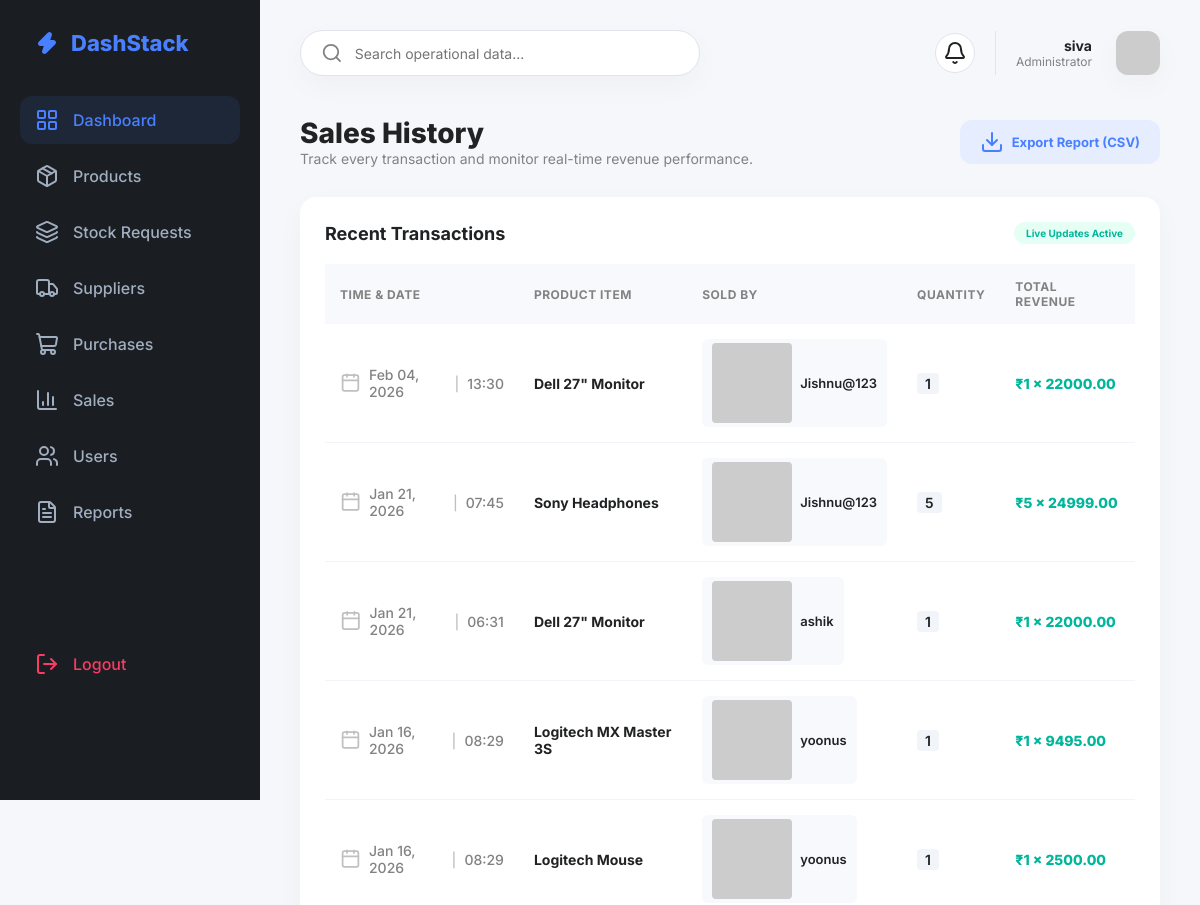
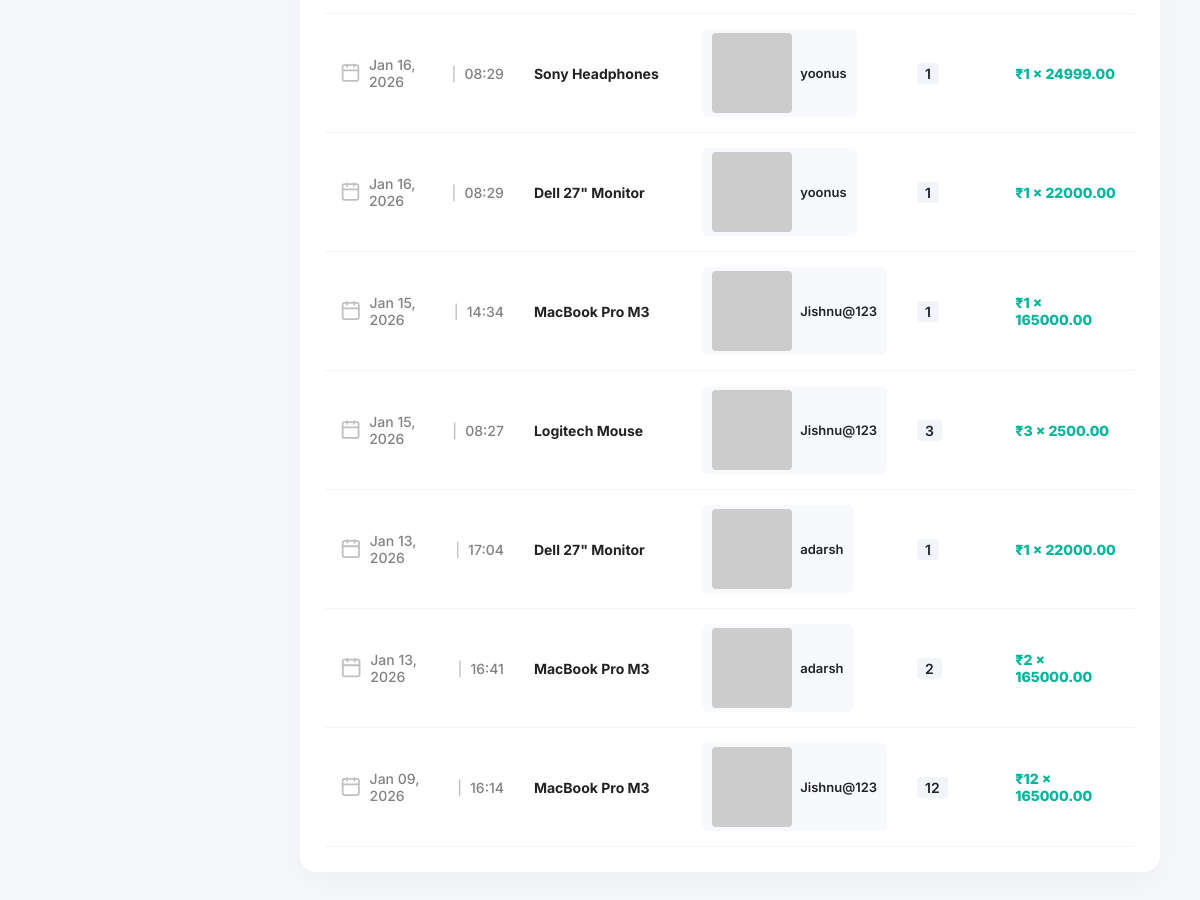
The app's page /sales/ (signed in) with its own data (2 pictures, top to bottom).
### inventory/models.py (models this page shows, shortened)
class Sale(models.Model):
    product = models.ForeignKey(Product, on_delete=models.CASCADE)
    customer = models.ForeignKey(Customer, on_delete=models.SET_NULL, null=True)
    quantity_sold = models.PositiveIntegerField()
    sold_by = models.ForeignKey(User, on_delete=models.CASCADE)
    sold_at = models.DateTimeField(auto_now_add=True)

class Product(models.Model):
    name = models.CharField(max_length=100)
    sku = models.CharField(max_length=50, unique=True,default='TEMP-SKU')
    category = models.ForeignKey(Category, on_delete=models.SET_NULL, null=True)
    supplier = models.ForeignKey(Supplier, on_delete=models.SET_NULL, null=True)
    quantity = models.PositiveIntegerField(default=0)
    price = models.DecimalField(max_digits=10, decimal_places=2)
    threshold = models.PositiveIntegerField(default=5)
    low_stock_alert_sent = models.BooleanField(default=False)
    created_at = models.DateTimeField(auto_now_add=True)

### inventory/views.py (the view)
# urls.py: path('sales/', views.sales_list, name='sales_list'),
@login_required
def sales_list(request):
    if not request.user.is_superuser:
        return redirect('dashboard')
    sales = Sale.objects.select_related(
        'product', 'sold_by'
    ).order_by('-sold_at')
    return render(request, 'sales_list.html', {
        'sales': sales
    })

### inventory/templates/sales_list.html (shortened to what this page needs)
{% extends 'admin_dashboard.html' %}
{% block content %}
<div class="page-header" style="display: flex; justify-content: space-between; align-items: center; margin-bottom: 30px;">
    <div>
        <h1 style="font-size: 28px; font-weight: 800; color: var(--text-main);">Sales History</h1>
        <p style="color: var(--text-muted); font-size: 14px;">Track every transaction and monitor real-time revenue performance.</p>
    </div>
    <a href="{% url 'export_sales_csv' %}" class="export-btn">
    <i data-lucide="download" size="16"></i> Export Report (CSV)
</a>
</div>
<div class="card">
    <div class="chart-header" style="margin-bottom: 20px;">
        <h3 style="font-size: 18px; font-weight: 700;">Recent Transactions</h3>
        <div style="display: flex; gap: 10px;">
             <span class="status-pill status-high" style="font-size: 10px;">Live Updates Active</span>
        </div>
    </div>
    <table class="data-table">
        <thead>
            <tr>
                <th>Time & Date</th>
                <th>Product Item</th>
                <th>Sold By</th>
                <th>Quantity</th>
                <th>Total Revenue</th>
            </tr>
        </thead>
        <tbody>
            {% for sale in sales %}
            <tr>
                <td class="date-column">
                    <div style="display: flex; align-items: center; gap: 8px;">
                        <i data-lucide="calendar" size="14" style="opacity: 0.5;"></i>
                        {{ sale.sold_at|date:"M d, Y" }}
                        <span style="opacity: 0.5;">|</span>
                        {{ sale.sold_at|date:"H:i" }}
                    </div>
                </td>
                <td>
                    <span style="font-weight: 700; color: var(--text-main);">{{ sale.product.name }}</span>
                </td>
                <td>
                    <div class="sold-by-chip">
                        <img src="https://ui-avatars.com/api/?name={{ sale.sold_by.username }}&size=24&background=4880FF&color=fff&bold=true"
                             style="border-radius: 4px;" alt="User">
                        <span style="font-weight: 600; font-size: 13px;">{{ sale.sold_by.username }}</span>
                    </div>
                </td>
                <td>
                    <span style="font-weight: 600; background: #F1F4F9; padding: 2px 8px; border-radius: 4px;">
                        {{ sale.quantity_sold }}
                    </span>
                </td>
              <td class="revenue-text">
    ₹{{ sale.quantity_sold }} x {{ sale.product.price }}
</td>
            </tr>
            {% endfor %}
        </tbody>
    </table>
</div>
{% endblock %}

### inventory/templates/admin_dashboard.html (shortened to what this page needs)
<!DOCTYPE html>
<html lang="en">
<head>
</head>
<body>
    <aside class="sidebar">
        <div class="logo"><i data-lucide="zap" fill="currentColor"></i><span>DashStack</span></div>
        <ul class="nav-menu">
            <li class="nav-item"><a href="{% url 'dashboard' %}" class="nav-link active"><i data-lucide="layout-grid"></i> Dashboard</a></li>
            <li class="nav-item"><a href="{% url 'product_list' %}" class="nav-link"><i data-lucide="package"></i> Products</a></li>
            <li class="nav-item"><a href="{% url 'admin_stock_requests' %}" class="nav-link"><i data-lucide="layers"></i> Stock Requests</a></li>
            <li class="nav-item"><a href="{% url 'supplier_list' %}" class="nav-link"><i data-lucide="truck"></i> Suppliers</a></li>
            <li class="nav-item"><a href="{% url 'add_purchase' %}" class="nav-link"><i data-lucide="shopping-cart"></i> Purchases</a></li>
            <li class="nav-item"><a href="{% url 'sales_list' %}" class="nav-link"><i data-lucide="bar-chart-3"></i> Sales</a></li>
            <li class="nav-item"><a href="{% url 'user_list' %}" class="nav-link"><i data-lucide="users"></i> Users</a></li>
            <li class="nav-item"><a href="{% url 'report_view' %}" class="nav-link"><i data-lucide="file-text"></i> Reports</a></li>
            <div class="logout-section">
                <li class="nav-item"><a href="{% url 'landing' %}" class="nav-link" style="color: var(--danger);"><i data-lucide="log-out"></i> Logout</a></li>
            </div>
        </ul>
    </aside>
    <main class="main-content">
        <header>
            <div class="search-bar">
                <i data-lucide="search" size="18" color="#828282"></i>
                <input type="text" id="global-search" placeholder="Search operational data...">
            </div>
            <div class="header-actions">
                <div class="icon-btn" id="notification-bell">
                    <i data-lucide="bell" size="20"></i>
                </div>
                <div class="user-profile">
                    <div style="text-align: right; margin-right: 12px;">
                        <p style="font-weight: 700; font-size: 14px;">{{ request.user.username }}</p>
                        <p style="font-size: 12px; color: var(--text-muted);">Administrator</p>
                    </div>
                    <img src="https://ui-avatars.com/api/?name={{ request.user.username }}&background=4880FF&color=fff" alt="Profile">
                </div>
            </div>
        </header>
        {% block content %}{% endblock %}
    </main>
</body>
</html>

### inventory/templates/admin_dashboard.html (style rules this page uses)
:root { --primary: #4880FF; --primary-light: rgba(72, 128, 255, 0.1); --bg-body: #F5F7FB; --sidebar-bg: #1A1D21; --text-main: #202224; --text-muted: #828282; --white: #FFFFFF; --border: #E0E4EC; --radius-lg: 16px; --radius-md: 12px; --shadow: 0px 10px 30px rgba(0, 0, 0, 0.03); --success: #00B69B; --danger: #F93C65; --warning: #FFB700; }
* { margin: 0; padding: 0; box-sizing: border-box; font-family: 'Inter', sans-serif; }
body { background-color: var(--bg-body); display: flex; min-height: 100vh; color: var(--text-main); }
.sidebar { width: 260px; background: var(--sidebar-bg); height: 100vh; position: fixed; padding: 30px 20px; color: #fff; z-index: 100; }
.logo { font-size: 22px; font-weight: 800; color: var(--primary); display: flex; align-items: center; gap: 12px; padding: 0 15px 40px; }
.nav-menu { list-style: none; height: calc(100% - 120px); display: flex; flex-direction: column; }
.nav-item { margin-bottom: 8px; }
.nav-link { display: flex; align-items: center; gap: 14px; padding: 12px 15px; color: #A0AEC0; text-decoration: none; border-radius: var(--radius-md); transition: 0.3s; font-weight: 500; }
.nav-link:hover, .nav-link.active { background: var(--primary-light); color: var(--primary); }
.logout-section { margin-top: auto; padding-bottom: 20px; }
.main-content { margin-left: 260px; flex: 1; padding: 30px 40px; width: calc(100% - 260px); }
header { display: flex; justify-content: space-between; align-items: center; margin-bottom: 40px; }
.search-bar { background: var(--white); border: 1px solid var(--border); padding: 10px 20px; border-radius: 30px; display: flex; align-items: center; gap: 12px; width: 400px; box-shadow: var(--shadow); }
.search-bar input { border: none; outline: none; width: 100%; font-size: 14px; }
.header-actions { display: flex; align-items: center; gap: 20px; }
.icon-btn { background: var(--white); border: 1px solid var(--border); width: 40px; height: 40px; border-radius: 50%; display: flex; align-items: center; justify-content: center; cursor: pointer; position: relative; }
.user-profile { display: flex; align-items: center; gap: 12px; padding-left: 20px; border-left: 1px solid var(--border); }
.user-profile img { width: 44px; height: 44px; border-radius: 12px; object-fit: cover; box-shadow: var(--shadow); }
.card { background: var(--white); border-radius: var(--radius-lg); padding: 24px; box-shadow: var(--shadow); border: 1px solid rgba(255, 255, 255, 0.8); }
.chart-header { display: flex; justify-content: space-between; align-items: center; margin-bottom: 20px; }
.data-table { width: 100%; border-collapse: collapse; }
.data-table th { text-align: left; padding: 15px; background: #F8F9FC; font-size: 12px; color: var(--text-muted); text-transform: uppercase; letter-spacing: 0.5px; }
.data-table td { padding: 15px; border-bottom: 1px solid #F1F4F9; font-size: 14px; vertical-align: middle; }
.status-pill { padding: 5px 12px; border-radius: 20px; font-size: 11px; font-weight: 700; display: inline-block; }
.status-high { background: #E6FFF5; color: var(--success); }

### inventory/templates/sales_list.html (style rules this page uses)
.revenue-text { font-weight: 800; color: #00B69B; font-size: 15px; }
.export-btn { background: #E5EDFF; color: var(--primary); padding: 10px 20px; border-radius: var(--radius-md); text-decoration: none; font-weight: 700; font-size: 13px; display: flex; align-items: center; gap: 8px; border: none; cursor: pointer; transition: 0.3s; }
.date-column { color: var(--text-muted); font-size: 13px; font-weight: 500; }
.sold-by-chip { display: flex; align-items: center; gap: 8px; background: #F8F9FC; padding: 4px 10px; border-radius: 6px; width: fit-content; }

### records on screen
Sale: sold_at "Feb 04, 2026", sold_at "13:30", product.name "Dell 27\" Monitor", sold_by.username "Jishnu@123", quantity_sold "1", product.price "22000.00"
Sale: sold_at "Jan 21, 2026", sold_at "07:45", product.name "Sony Headphones", sold_by.username "Jishnu@123", quantity_sold "5", product.price "24999.00"
Sale: sold_at "Jan 21, 2026", sold_at "06:31", product.name "Dell 27\" Monitor", sold_by.username "ashik", quantity_sold "1", product.price "22000.00"
Sale: sold_at "Jan 16, 2026", sold_at "08:29", product.name "Logitech MX Master 3S", sold_by.username "yoonus", quantity_sold "1", product.price "9495.00"
Sale: sold_at "Jan 16, 2026", sold_at "08:29", product.name "Logitech Mouse", sold_by.username "yoonus", quantity_sold "1", product.price "2500.00"
Sale: sold_at "Jan 16, 2026", sold_at "08:29", product.name "Sony Headphones", sold_by.username "yoonus", quantity_sold "1", product.price "24999.00"
Sale: sold_at "Jan 16, 2026", sold_at "08:29", product.name "Dell 27\" Monitor", sold_by.username "yoonus", quantity_sold "1", product.price "22000.00"
Sale: sold_at "Jan 15, 2026", sold_at "14:34", product.name "MacBook Pro M3", sold_by.username "Jishnu@123", quantity_sold "1", product.price "165000.00"
Sale: sold_at "Jan 15, 2026", sold_at "08:27", product.name "Logitech Mouse", sold_by.username "Jishnu@123", quantity_sold "3", product.price "2500.00"
Sale: sold_at "Jan 13, 2026", sold_at "17:04", product.name "Dell 27\" Monitor", sold_by.username "adarsh", quantity_sold "1", product.price "22000.00"
Sale: sold_at "Jan 13, 2026", sold_at "16:41", product.name "MacBook Pro M3", sold_by.username "adarsh", quantity_sold "2", product.price "165000.00"
Sale: sold_at "Jan 09, 2026", sold_at "16:14", product.name "MacBook Pro M3", sold_by.username "Jishnu@123", quantity_sold "12", product.price "165000.00"

### other values on screen
{{ request.user.username }} "siva"
